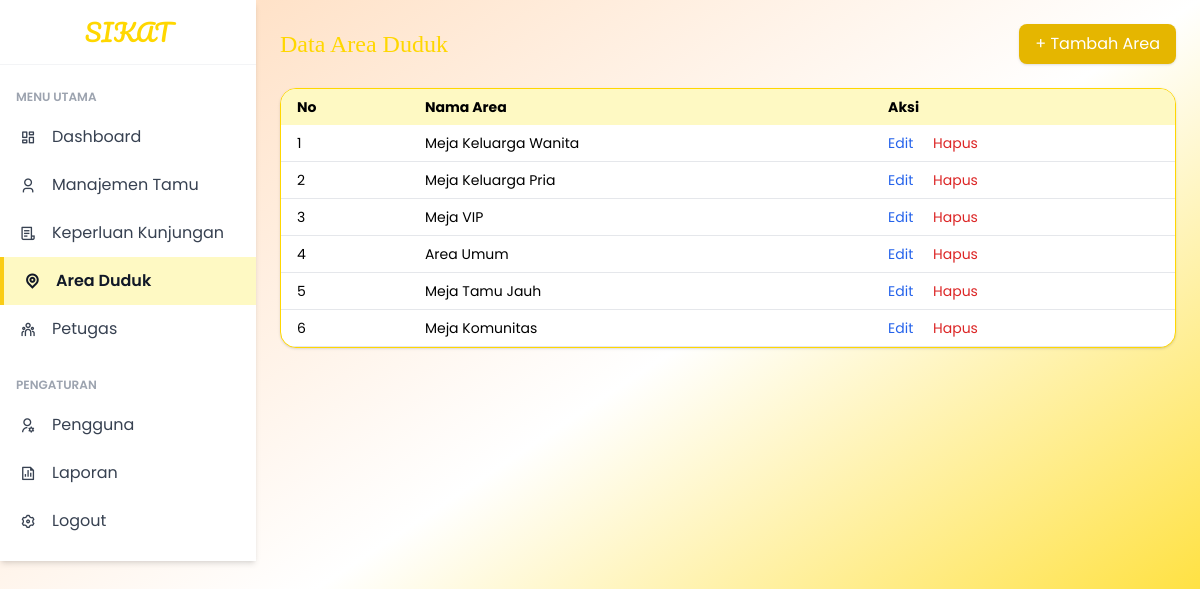
The page /admin/area.php on the database its author committed.
### tables this page shows
CREATE TABLE `area_duduk` (
  `id` int NOT NULL,
  `nama_area` varchar(100) NOT NULL,
  `keperluan_id` int NOT NULL DEFAULT '1'
);

### admin/area.php (the view, shortened to what this page needs)
<?php
$server = "localhost";
$user = "root";
$password = "";
$nama_database = "database_sikatbukutamu";
$db = mysqli_connect($server, $user, $password, $nama_database);
$area = mysqli_query($db, "SELECT * FROM area_duduk");
?>
<!DOCTYPE html>
<html lang="id">
<head>
  <script src="https://cdn.tailwindcss.com"></script>
  <link rel="stylesheet" href="https://cdnjs.cloudflare.com/ajax/libs/remixicon/4.6.0/remixicon.min.css">
</head>
<body class="bg-gradient-to-br from-peach via-white to-gold bg-opacity-30 font-sans min-h-screen">
<div class="flex min-h-screen">
  <?php include 'sidebar.php'; ?>
  <main class="flex-1 p-6">
    <div class="flex justify-between items-center mb-6">
      <h1 class="text-2xl font-serif text-gold">Data Area Duduk</h1>
      <button onclick="document.getElementById('modalTambah').classList.remove('hidden')" class="bg-gold-dark hover:bg-gold text-white px-4 py-2 rounded-button shadow">+ Tambah Area</button>
    </div>
    <div class="bg-white rounded-2xl border border-gold shadow overflow-x-auto">
      <table class="w-full text-sm">
        <thead class="bg-yellow-100">
          <tr>
            <th class="px-4 py-2 text-left">No</th>
            <th class="px-4 py-2 text-left">Nama Area</th>
            <th class="px-4 py-2 text-left">Aksi</th>
          </tr>
        </thead>
        <tbody>
          <?php $no = 1; while ($row = mysqli_fetch_assoc($area)) : ?>
          <tr class="border-b hover:bg-yellow-50">
            <td class="px-4 py-2"><?= $no++ ?></td>
            <td class="px-4 py-2"><?= htmlspecialchars($row['nama_area']) ?></td>
            <td class="px-4 py-2">
              <button onclick="editArea(<?= $row['id'] ?>, '<?= addslashes($row['nama_area']) ?>')" class="text-blue-600 hover:underline">Edit</button>
              <a href="?hapus=<?= $row['id'] ?>" onclick="return confirm('Yakin ingin hapus?')" class="text-red-600 hover:underline ml-4">Hapus</a>
            </td>
          </tr>
          <?php endwhile; ?>
        </tbody>
      </table>
    </div>
  </main>
</div>
</body>
</html>

### rows shown on the page
area_duduk: nama_area "Meja Keluarga Wanita"
area_duduk: nama_area "Meja Keluarga Pria"
area_duduk: nama_area "Meja VIP"
area_duduk: nama_area "Area Umum"
area_duduk: nama_area "Meja Tamu Jauh"
area_duduk: nama_area "Meja Komunitas"
